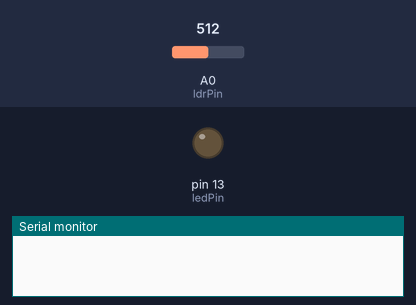
Bench run of a sketch on a simulated Arduino Uno, built with avr-gcc and run on an emulated ATmega328P. Shown: output pins drawn as LEDs (lit = HIGH), the last lines printed to the serial monitor. The inputs (shaded band) are chosen by the test bench; at power-on: A0 (ldrPin) = 512.

Above: at 1.2 s.
1.3 s: A0 (ldrPin) set to 317
2.8 s: A0 (ldrPin) set to 293
At 3.3 s:
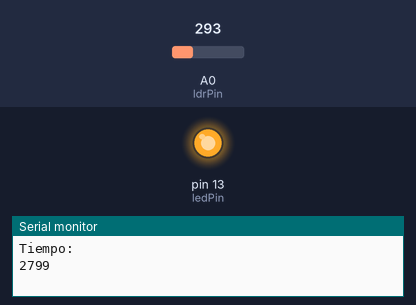
4.3 s: A0 (ldrPin) set to 306
At 5.5 s:
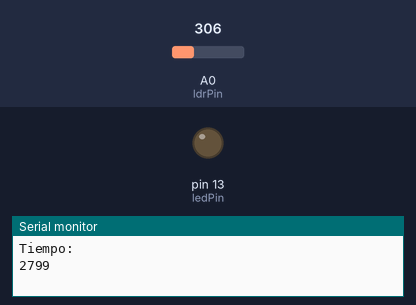
5.8 s: A0 (ldrPin) set to 290
At 6.8 s:
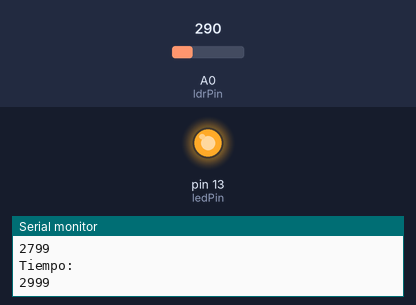
Timing chart, 0 to 8.3 s (numbered marks = the images above; inputs shaded):
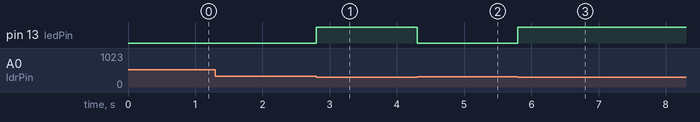

The sketch:

MAS.ino
```cpp
const int ldrPin = A0;
const int ledPin = 13;
unsigned long startMillis;
unsigned long currentMillis;

void setup() {
  Serial.begin(9600);
  pinMode(ledPin, OUTPUT);
  pinMode(ldrPin, INPUT);
  startMillis = millis();
}

void loop() {
  int ldrStatus = analogRead(ldrPin);
  if (ldrStatus <= 300) {
    digitalWrite(ledPin, HIGH);
    if (currentMillis - startMillis > 0) {
      Serial.println("Tiempo: ");
      Serial.println(currentMillis - startMillis);
    }
    startMillis = currentMillis;
  } else {
    digitalWrite(ledPin, LOW);
    currentMillis = millis();
  }
}
```

Measured:
- the behaviour switches between 301 and 300 on A0 (ldrPin) (found by bisection; images 0 and 1)
- after the input at 1.3 s, every drawn part: stays the same
- after the input at 2.8 s, pin 13 (ledPin): LOW → HIGH at once
- after the input at 4.3 s, pin 13 (ledPin): HIGH → LOW at once
- after the input at 5.8 s, pin 13 (ledPin): LOW → HIGH at once
